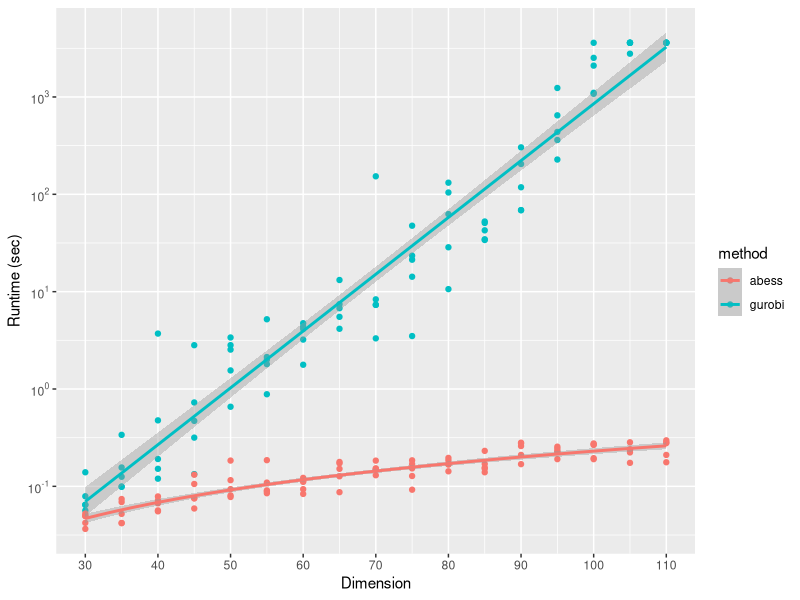
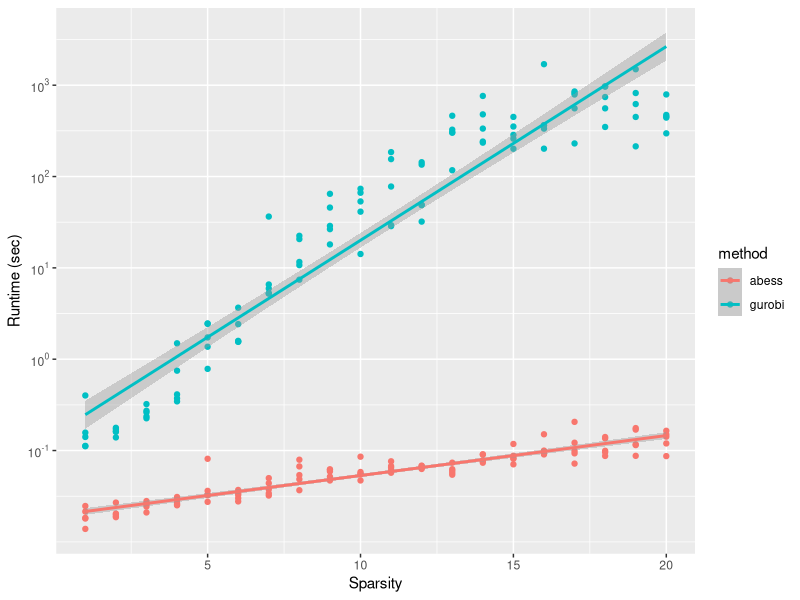

Here is the R script that generated these plots, in order: (Note: this script raises an error after producing the figures.)
## ---- chunk 1
library(tidyverse)
df = read.csv('linear_rho-0.2_snr-6_true-sparsity.csv')
df = as_tibble(df)
## ---- chunk 2

p3 = 
bind_rows(
  df %>% 
    filter(n==50,p==50) %>% 
    select(Sparsity = k, time = gurobi_time) %>% 
    mutate(method = 'gurobi'),
  df %>% 
    filter(n==50,p==50) %>% 
    select(Sparsity = k, time = autodiff_time) %>% 
    mutate(method = 'abess')  
) %>% 
    ggplot(aes(Sparsity, time, color = method)) +
        geom_point() +
        scale_y_log10(
        breaks = 10^(-1:3),
        labels = scales::trans_format(
            "log10", 
            scales::math_format(10^.x))) +
        geom_smooth(method = 'lm', formula = y ~ x) +
        ylab('Runtime (sec)')

#ggsave("p_50_n_50.pdf")
## ---- chunk 3
df %>%
    filter(n==50,p==50) %>%
    lm(log(gurobi_time)~k, data = .) %>%
    summary()

df %>%
    filter(n==50,p==50) %>%
    lm(log(autodiff_time)~k, data = .) %>%
    summary()
## ---- chunk 4
tem_data = bind_rows(
  df %>% 
    filter(n==100,k==10) %>% 
    select(Dimension = p, time = gurobi_time) %>% 
    mutate(method = 'gurobi'),
  df %>% 
    filter(n==100,k==10) %>% 
    select(Dimension = p, time = autodiff_time) %>% 
    mutate(method = 'abess')  
) %>% 
    filter(Dimension >= 30) 

p2 = 
ggplot(tem_data, aes(Dimension, time, color = method)) +
    geom_point() +
    scale_y_log10(
        breaks = 10^(-1:3),
        labels = scales::trans_format(
            "log10", 
            scales::math_format(10^.x))) +
    geom_smooth(data = filter(tem_data, method == 'abess'),method = 'lm', formula = y ~ log(x)) +
    geom_smooth(data = filter(tem_data, method == 'gurobi'),method = 'lm', formula = y ~ x) +
    ylab('Runtime (sec)') +
    scale_x_continuous(breaks = seq(30,110,10))

#ggsave("k_10_n_100.pdf")
tem_data %>% 
    filter(method == 'gurobi') %>% 
    lm(log(time)~Dimension, data = .) %>% 
    summary()

tem_data %>% 
    filter(method == 'abess') %>% 
    lm(time~Dimension, data = .) %>% 
    summary()
## ---- chunk 5
library(ggpubr)
page = 
ggarrange(p1,
          ggarrange(p2,p3,nrow=1,ncol=2,legend = 'none',labels = c('B','C')),
          nrow=2,ncol=1,legend = 'top',heights = c(1.5,1),labels = 'A')
ggexport(page, filename = 'my_plot.pdf', width = 10)
## ---- chunk 6
df %>% 
    filter(n==100,k==10,p%%10==0) %>% 
    select(Dimension = p, autodiff_accuracy, gurobi_accuracy) %>% 
    group_by(Dimension) %>% 
    summarise(abess = str_c(round(mean(autodiff_accuracy), digits = 2), '(',round(sd(autodiff_accuracy), digits = 2), ')'),
             gurobi = str_c(round(mean(gurobi_accuracy), digits = 2), '(',round(sd(gurobi_accuracy), digits = 2), ')')) 
## ---- chunk 7
df %>% 
    filter(n==50,p==50,k>10) %>% 
    select(sparsity = k, autodiff_accuracy, gurobi_accuracy) %>% 
    group_by(sparsity) %>% 
    summarise(abess = str_c(round(mean(autodiff_accuracy), digits = 2), '(',round(sd(autodiff_accuracy), digits = 2), ')'),
             gurobi = str_c(round(mean(gurobi_accuracy), digits = 2), '(',round(sd(gurobi_accuracy), digits = 2), ')')) 
## ---- chunk 8

## ---- chunk 9
df2 = read_csv('linear_rho-0.2_snr-6_timelimit-3600_n-change.csv')
## ---- chunk 10
df3 = bind_rows(
    df2 %>% 
    select(n, time = gurobi_time) %>% 
    mutate(method = 'gurobi'),
    df2 %>% 
    select(n, time = autodiff_time) %>% 
    mutate(method = 'abess')) %>% 
    filter(n>=100)
## ---- chunk 11
p1 = 
ggplot(df3,aes(n, time, color = method)) +
    geom_point() +
    scale_y_log10(
        breaks = 10^(-1:3),
        labels = scales::trans_format(
            "log10", 
            scales::math_format(10^.x))) +
    labs(x = 'Sample size', y = 'Runtime (sec)') +
    geom_smooth(method = 'loess', formula = y ~ log(x))
## ---- chunk 12
df2 %>% 
    filter(n%%100==0) %>% 
    select(n, autodiff_accuracy, gurobi_accuracy) %>% 
    group_by(n) %>% 
    summarise(abess = str_c(round(mean(autodiff_accuracy), digits = 2), '(',round(sd(autodiff_accuracy), digits = 2), ')'),
             gurobi = str_c(round(mean(gurobi_accuracy), digits = 2), '(',round(sd(gurobi_accuracy), digits = 2), ')')) 
## ---- chunk 13
df3 %>% 
    filter(n%%100==0) %>% 
    mutate(across(n,as.factor)) %>% 
    ggplot(aes(n, time, fill = method)) +
    geom_boxplot() +
    scale_y_log10() 
## ---- chunk 14
df3 %>% 
    group_by(n,method) %>% 
    mutate(up = sort(time)[4], down = sort(time)[2],time = median(time)) %>% 
    ggplot(aes(n, time, color = method, fill = method)) +
        geom_ribbon(aes(ymin = down, ymax = up), alpha = .3, linetype=2) +
        geom_line(lwd = .7) +
        scale_y_log10() +
        labs(x = 'Sample size', y = 'Runtime (sec)')
#ggsave('linear_n.pdf')
